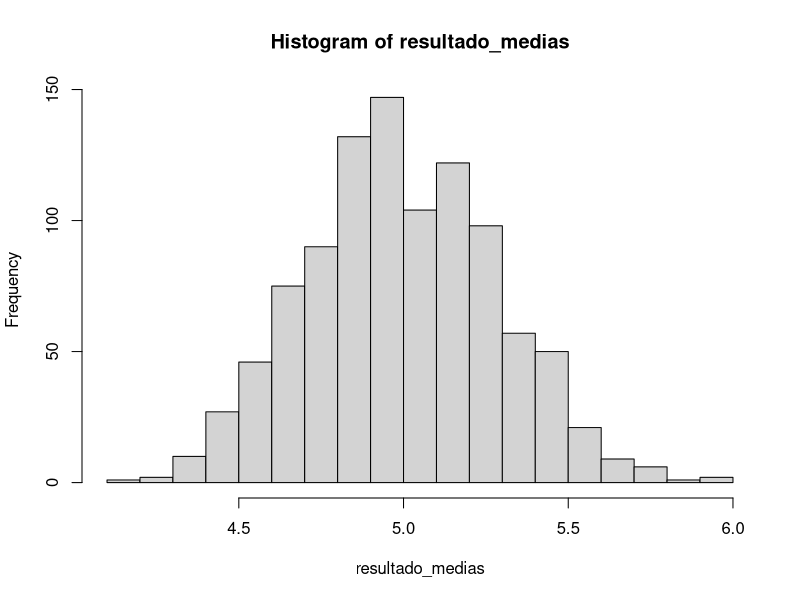
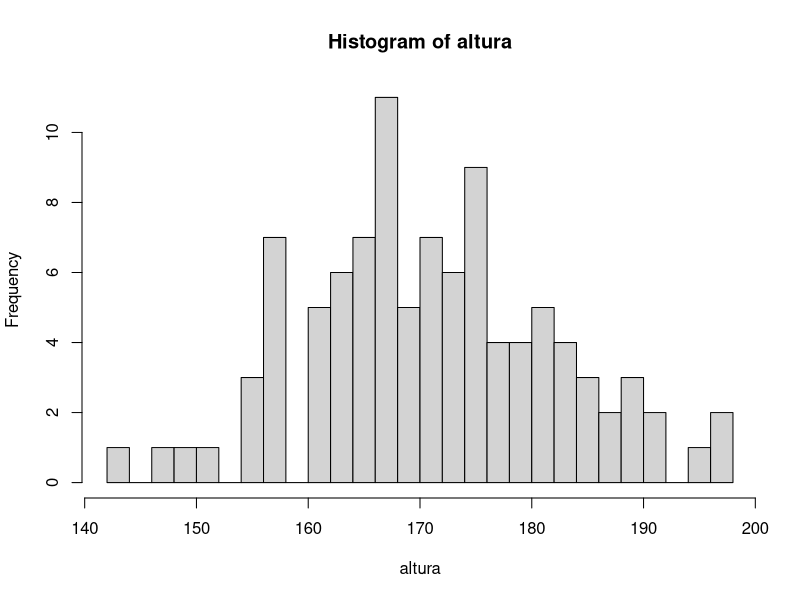
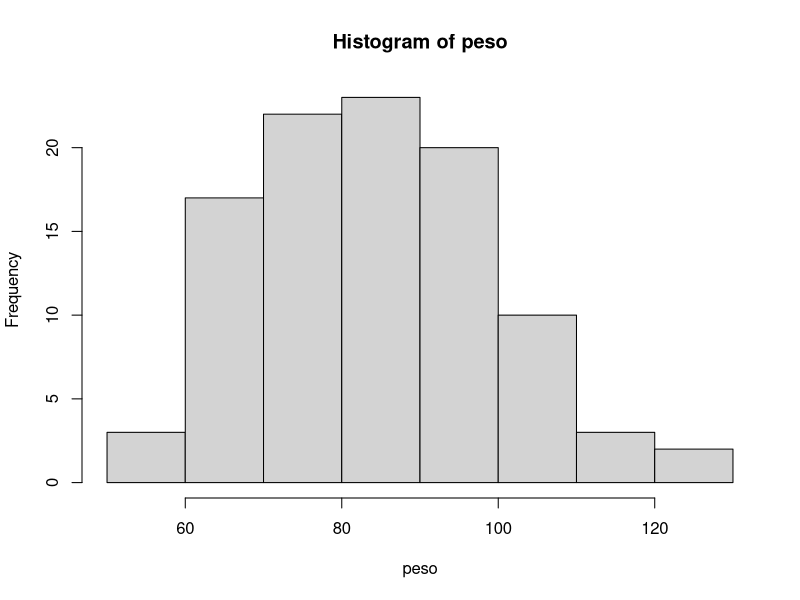
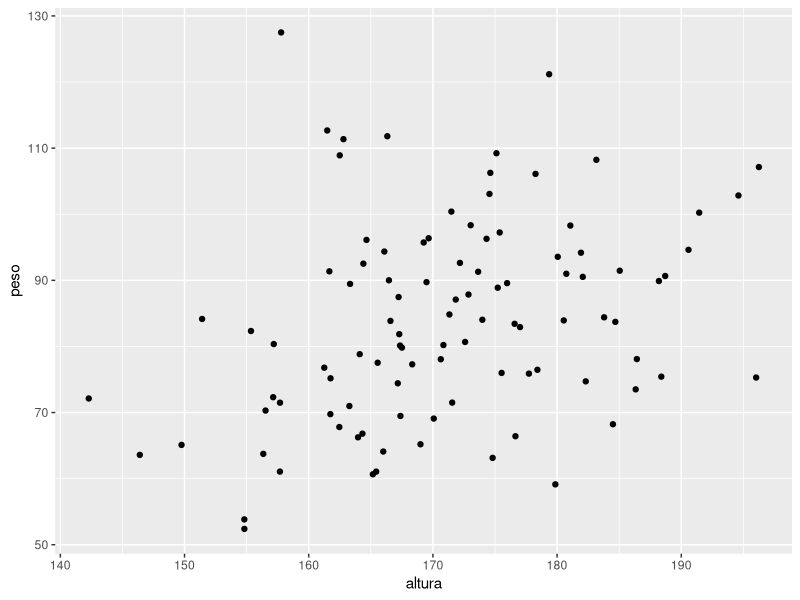
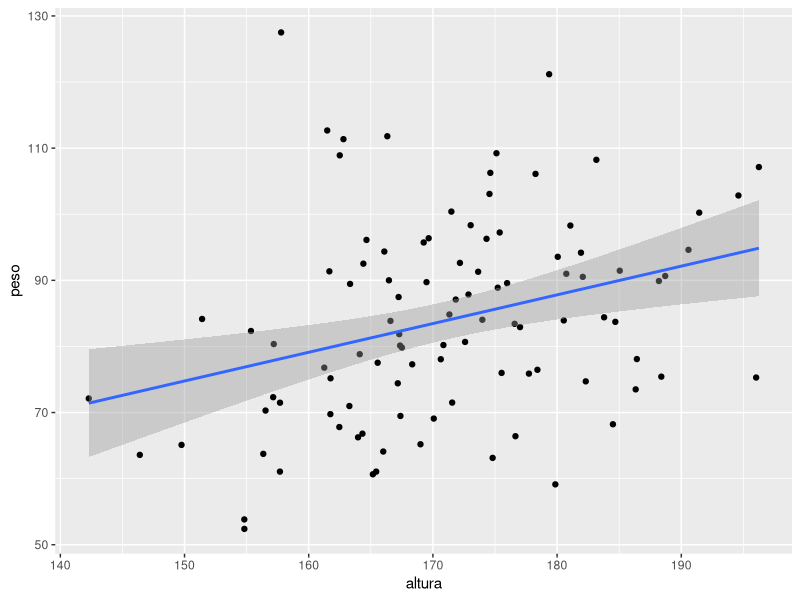
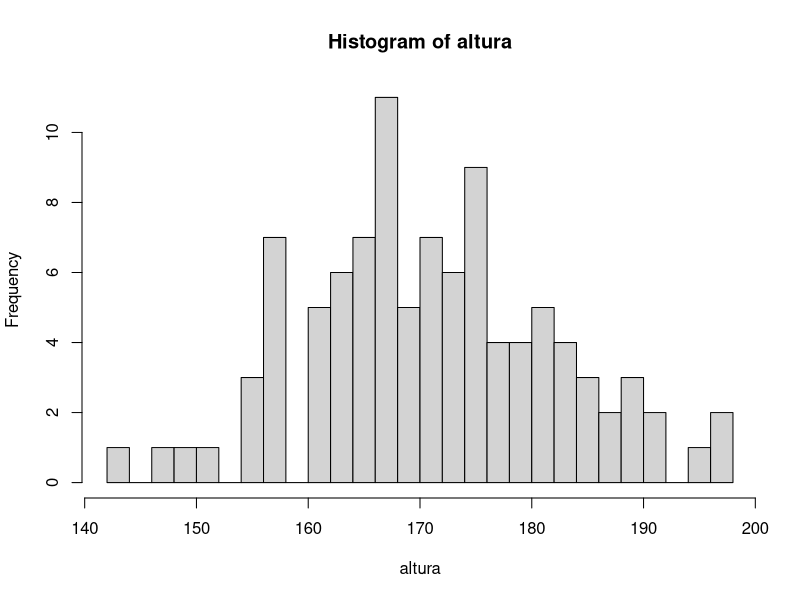
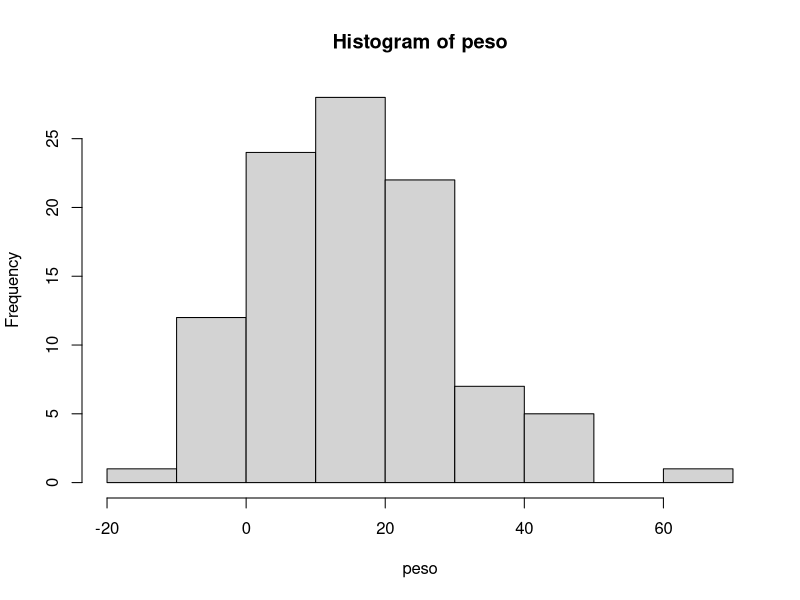
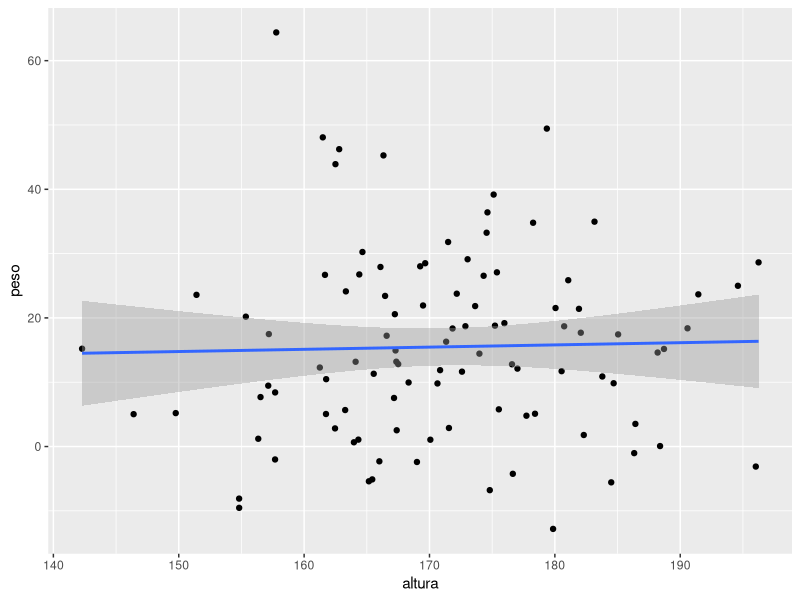

Write R code to recreate these figures, in order.
## Aula de simulação no R

# soma de 1 até 9999 (úmeros ímpares)
sum(seq(1, 9999, by=2))

# mudar notação científica
options(scipen=90)
sum(seq(1, 9999, by=2))

# Simulando uma variável normalmente distribuída
x <- rnorm(n=1000, 0, 1)

#média
mean(x)

## Características da Normal

#simetria em torno da média

# inspecionando os dados (6 primeiros elementos)
head(x)

# inspecionado checagem lógica de que x < média de x (6 primeiros resultados)
head(x < mean(x))

# checagem lógica de que x < média de x
# atribuindo para comparacao
comparacao <- x < mean(x)

# entendendo soma de vetor lógico (TRUE, FALSE)
sum(c(FALSE,TRUE,FALSE, TRUE))

# percentual de casos abaixo da média
sum(comparacao)/length(x)

# percentual de casos acima da média
1 - sum(comparacao)/length(x)

# qtos % dos casos entre -2dp e +2dp da média

# desvio padrão
dp_x <- sd(x)

mean(x) + 2*dp_x
mean(x) - 2*dp_x
comparacao1 <- x > -1.968299 & x < 2.020512

# % de casos entre -2dp e + 2dp da média
sum(comparacao1)/length(x)

# % de casos entre - 1dp e + 1dp da média

comparacao2 <- (x > mean(x) - dp_x & x < mean(x) + dp_x)
sum(comparacao2)/length(x)
# 0.661

#semente para garantir reproducibilidade
set.seed(123)

# refazendo código com a semente
x <- rnorm(1000, 0, 1)
dp_x <- sd(x)
comparacao2 <- (x > mean(x) - dp_x & x < mean(x) + dp_x)
perc_casos <- sum(comparacao2)/length(x)
print(perc_casos, digits = 10)


# Teorema do Limite Central
y <- runif(100, min=0, max=10)
media_y <- mean(y)
sd(y)
dp_populacional_unif <- sqrt((10-0)^2/12)

# 5000 obs
y <- runif(5000, min=0, max=10)
vetor_medias_y <- c(mean(y[1:100]), mean(y[101:200]))

## loop

# somar de 1 até 10

# modo 1 
sum(1:10)

# modo 2
1+2+3+4+5+6+7+8+9+10

# modo 3, usando loop

# cria um objeto que vai receber a soma
soma <- 0

# faz o loop
for(i in 1:10) {
  soma <- i + soma
}

# armazenar números em um vetor
# modo 1
vetor <- 1:10
vetor

# loop para armazenar números em um vetor

# cria um vetor vazio que recebe só números
vetor <- numeric()

# loop que coloca os números no vetor
for(i in 1:10){
  vetor[i] <- i
}

# imprimindo números de 1 a 5
for(i in 1:5) {
  print(i)
}

#exercício em sala de aula
# faça um loop para imprimir números ímpares de 1 até 9

for(i in seq(1, 9, by=2)){
  print(i)
}

# exercício em sala de aula
# faça um loop que compute a média de 1:10, 11:20, 21:30
vetor_ex <- 1:30

# entendendo a lógica para criar o loop
# print(vetor_ex[(1+10*(i-1)):(10*i)])
# print(vetor_ex[(1+10*(i-1)):(10*i)])
# print(vetor_ex[(1+10*(i-1)):(10*i)])

# loop que imprime os vetores
for (i in 1:3){
  print(vetor_ex[(1+10*(i-1)):(10*i)])
}

# agora, loop que armazena as médias dos vetores
resultado <- numeric()
for (i in 1:3){
  resultado[i] <- mean(vetor_ex[(1+10*(i-1)):(10*i)])
}

# imprime o resultado para ver que está certo
resultado

# guardando 1000 médias amostrais
y <- runif(100000, min=0, max=10)

# como quero 1000 médias amostrais, loop de 1 até 1000
# mas cada amostra é de tamanho 100
resultado_medias <- numeric()
for ( i in 1:1000) {
  resultado_medias[i] <- mean(y[(1+100*(i-1)):(100*i)])
}
resultado_medias

# histograma
hist(resultado_medias, breaks=15)

# média das médias
mean(resultado_medias)

# desvio-padrão das médias
sd(resultado_medias)

# % de casos acima e abaixo da média +- DP
dp_xbar <- sd(resultado_medias)
media_xbar <- mean(resultado_medias)
lim_inf <- media_xbar - 2*dp_xbar
lim_sup <- media_xbar + 2*dp_xbar
xbar <- resultado_medias
comparacao3 <- (xbar > lim_inf & xbar < lim_sup)
perc_casos <- sum(comparacao3)/length(xbar)
print(perc_casos, digits = 10)

# simulação peso e altura
set.seed(123)
altura <- rnorm(100, 170, sd=12 )
hist(altura, breaks=30)
peso <- 0.5*altura + rnorm(100, 0, 15)
hist(peso)

#cria um banco de dados de peso e altura
dados_peso_alt <- data.frame(peso=peso, altura=altura)

library(ggplot2) # ggplot2 para gráficos
library(tidyverse) # tidyverse para o pipe, %>%

# scatterplot
dados_peso_alt %>%
  ggplot(aes(x=altura, y=peso)) + geom_point()

# scatterplot com reta de regressão ajustada
dados_peso_alt %>%
  ggplot(aes(x=altura, y=peso)) + geom_point() +
  geom_smooth(method="lm")

#correlação
cor(altura, peso)

# correlação de 10% em vez de 50%
set.seed(123)
altura <- rnorm(100, 170, sd=12 )
hist(altura, breaks=30)
peso <- 0.1*altura + rnorm(100, 0, 15)
hist(peso)

dados_peso_alt <- data.frame(peso=peso, altura=altura)

dados_peso_alt %>%
  ggplot(aes(x=altura, y=peso)) + geom_point() +
  geom_smooth(method="lm")
